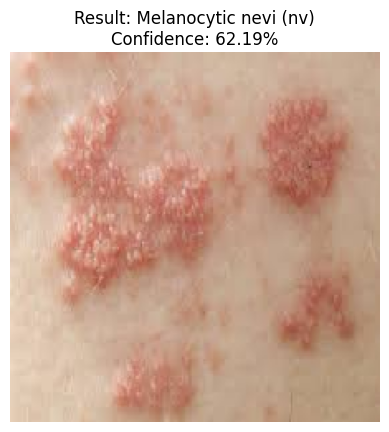

Recreate this plot in Python.
# -*- coding: utf-8 -*-
"""Skin disease Detection.ipynb

Automatically generated by Colab.

Original file is located at
    https://colab.research.google.com/drive/1rzT6H7Txp2KQmt3LpTCFxDru5zz9hRD3

“My project is a deep learning-based Skin Disease Detection System using MobileNetV2 and HAM10000 dataset. It automatically classifies skin images into seven disease categories with high accuracy and can be used for early diagnosis support.”
"""

# 1. Install the Kaggle library
!pip install -q kaggle

# 2. Set the environment variables (using the token you provided)
import os

# 3. Download the skin cancer dataset
!kaggle datasets download -d kmader/skin-cancer-mnist-ham10000

# 4. Unzip the file
!unzip -q skin-cancer-mnist-ham10000.zip -d skin_data
print("Dataset downloaded and unzipped successfully!")

import pandas as pd
import os
import shutil

# 1. Load the metadata (this file tells us which image has which disease)
data = pd.read_csv('skin_data/HAM10000_metadata.csv')

# 2. Define the path where images currently are and where we want them to go
raw_image_path = 'skin_data/'
base_dir = 'skin_data/organized_images/'

# 3. Create folders for each disease type
disease_types = data['dx'].unique()
for disease in disease_types:
    os.makedirs(os.path.join(base_dir, disease), exist_ok=True)

# 4. Move images into their respective folders
# This looks at the 'image_id' and 'dx' (disease) columns in the CSV
for index, row in data.iterrows():
    img_name = row['image_id'] + '.jpg'
    disease = row['dx']

    # Check both part_1 and part_2 folders for the image
    for part in ['ham10000_images_part_1/', 'ham10000_images_part_2/']:
        source = os.path.join(raw_image_path, part, img_name)
        if os.path.exists(source):
            destination = os.path.join(base_dir, disease, img_name)
            shutil.copy(source, destination)

print("Images have been organized into disease folders!")

import tensorflow as tf
from tensorflow.keras.preprocessing.image import ImageDataGenerator

# 1. Define the size and batching
IMG_HEIGHT = 224
IMG_WIDTH = 224
BATCH_SIZE = 32

# 2. Setup the "Generator" (This prepares the images)
datagen = ImageDataGenerator(
    rescale=1./255,             # Changes pixel values from 0-255 to 0-1
    validation_split=0.2,       # Uses 20% of images for testing later
    rotation_range=20,          # Randomly rotate images
    horizontal_flip=True        # Randomly flip images
)

# 3. Create Training Data
train_data = datagen.flow_from_directory(
    'skin_data/organized_images/',
    target_size=(IMG_HEIGHT, IMG_WIDTH),
    batch_size=BATCH_SIZE,
    class_mode='categorical',
    subset='training'
)

# 4. Create Validation Data (to check if the AI is learning correctly)
val_data = datagen.flow_from_directory(
    'skin_data/organized_images/',
    target_size=(IMG_HEIGHT, IMG_WIDTH),
    batch_size=BATCH_SIZE,
    class_mode='categorical',
    subset='validation'
)

print("Data is ready for the AI!")

from tensorflow.keras.applications import MobileNetV2
from tensorflow.keras import layers, models

# 1. Load the pre-trained MobileNetV2 "brain"
base_model = MobileNetV2(input_shape=(224, 224, 3), include_top=False, weights='imagenet')

# 2. Freeze the base (don't change the parts that already know colors/shapes)
base_model.trainable = False

# 3. Add new layers for skin diseases
model = models.Sequential([
    base_model,
    layers.GlobalAveragePooling2D(),
    layers.Dense(128, activation='relu'),
    layers.Dropout(0.3), # Helps prevent the AI from "memorizing" images
    layers.Dense(7, activation='softmax') # 7 categories of disease
])

# 4. Compile the model
model.compile(optimizer='adam',
              loss='categorical_crossentropy',
              metrics=['accuracy'])

model.summary()

# We will train for 5 "epochs" (passes through the data)
# This will take about 5-10 minutes.
history = model.fit(
    train_data,
    validation_data=val_data,
    epochs=5
)

import numpy as np
from google.colab import files
from tensorflow.keras.preprocessing import image
import matplotlib.pyplot as plt

# 1. Dictionary to map the AI's answer back to human names
# These are the 7 classes from the HAM10000 dataset
disease_map = {
    0: 'Actinic keratoses (akiec)',
    1: 'Basal cell carcinoma (bcc)',
    2: 'Benign keratosis-like lesions (bkl)',
    3: 'Dermatofibroma (df)',
    4: 'Melanocytic nevi (nv)',
    5: 'Melanoma (mel)',
    6: 'Vascular lesions (vasc)'
}

def detect_skin_disease():
    # Ask you to upload an image
    uploaded = files.upload()

    for fn in uploaded.keys():
        # Load and resize the image for the AI
        img_path = fn
        img = image.load_img(img_path, target_size=(224, 224))

        # Convert image to numbers (array)
        img_array = image.img_to_array(img) / 255.0
        img_array = np.expand_dims(img_array, axis=0)

        # The AI makes a prediction
        prediction = model.predict(img_array)

        # Find the highest score
        result_index = np.argmax(prediction)
        confidence = np.max(prediction) * 100

        # Display the image and result
        plt.imshow(img)
        plt.title(f"Result: {disease_map[result_index]}\nConfidence: {confidence:.2f}%")
        plt.axis('off')
        plt.show()

# RUN THE DETECTION
detect_skin_disease()
